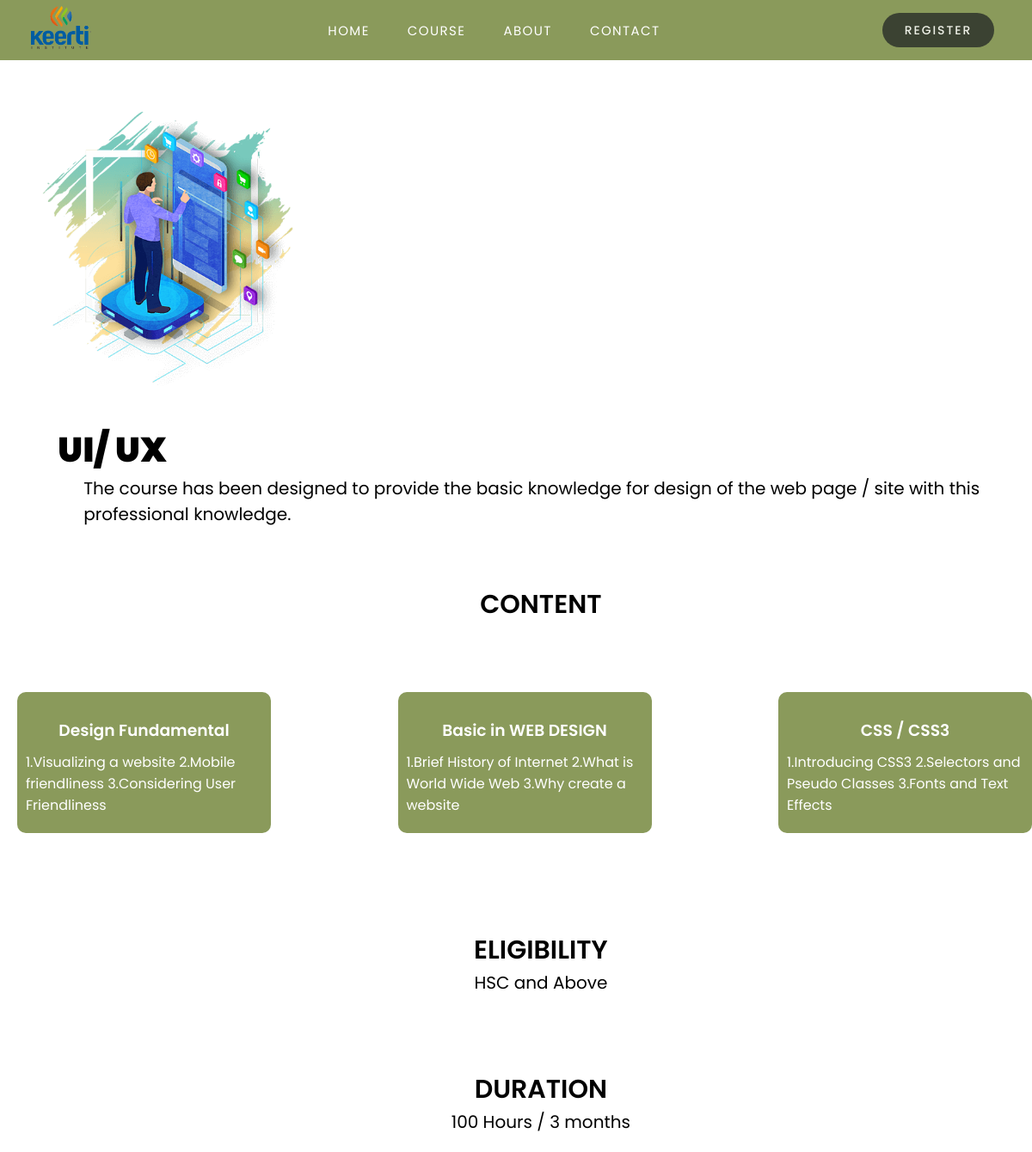
Screenshot of /class/product/4 with the database file from the repository.
### register/models.py (models this page shows)
class Product(models.Model):
    product_id = models.AutoField
    product_name = models.CharField(max_length=50, default="")
    desc = models.CharField(max_length=300, default="")
    product_image = models.ImageField(upload_to="register/images", default="")
    product_contentname1 = models.CharField(max_length=50, blank=True)
    product_content1 = models.TextField(max_length=300, blank=True)
    product_contentname2 = models.CharField(max_length=50, blank=True)
    product_content2 = models.TextField(max_length=300, blank=True)
    product_contentname3 = models.CharField(max_length=50, blank=True)
    product_content3 = models.TextField(max_length=300, blank=True)
    product_duration = models.CharField(max_length=50, default="")
    product_info = models.CharField(max_length=100, blank=True)
    def __str__(self):
        return self.product_name

### register/views.py (the view)
# urls.py: path("product/<int:id>", views.product, name="product")
def product(request, id):
    product = Product.objects.filter(id=id)
    print(product)
    return render(request, 'register/product.html', {'product': product[0]})

### register/templates/register/product.html (shortened to what this page needs)
<!DOCTYPE html>
<html lang="en">
<head>
       {% load static %}
</head>
<body>
    {% load static %}
    <header class="navbar">
        <a href="/class/"><img src="{%static 'register/KC.png' %}"></a>
        <div class="navmenu" id="navlink">
            <span>
                <a href="/class/">HOME</a>
            </span>
            <span>
                <a href=''>COURSE</a>
            </span>
            <span>
                <a href=''>ABOUT</a>
            </span>
            <span>
                <a href=''>CONTACT</a>
            </span>
        </div>
        <div class="navregister">
           <a href='/class/register' methods="post">{%csrf_token%}
              REGISTER
           </a>
        </div>
    </header>
    <section class="container">
        <img src="/media/{{product.product_image}}">
        <div class="excel-info">
            <h1>{{product.product_name}}</h1>
            <p>{{product.desc}}</p>
        </div>
        <div class="content-info">
            <h2>CONTENT</h2>
        </div>
        <div class="rows">
            <div class="cols-row">
                <h3>{{product.product_contentname1}}</h3>
                <p>
                  {{product.product_content1}}
                </p>
            </div>
            <div class="cols-row">
                <h3>{{product.product_contentname2}}</h3>
                <p>
                   {{product.product_content2}}
                </p>
            </div>
            <div class="cols-row">
                <h3>{{product.product_contentname3}}</h3>
                <p>
                    {{product.product_content3}}
                </p>
            </div>
        </div>
        <div class="content-info">
            <h2>ELIGIBILITY</h2>
            <p>{{product.product_info}}</p>
        </div>
        <div class="content-info">
            <h2>DURATION</h2>
            <p>{{product.product_duration}}</p>
        </div>
    </section>
</body>
</html>

### rows the page displays
Product: product_image (picture), product_name "UI/ UX", desc "The course has been designed to provide the basic knowledge for design of the web page / site with this professional knowledge.", product_contentname1 "Design Fundamental", product_content1 "1.Visualizing a website 2.Mobile friendliness 3.Considering User Friendliness", product_contentname2 "Basic in WEB DESIGN", product_content2 "1.Brief History of Internet 2.What is World Wide Web 3.Why create a website", product_contentname3 "CSS / CSS3", product_content3 "1.Introducing CSS3 2.Selectors and Pseudo Classes 3.Fonts and Text Effects", product_info "HSC and Above", product_duration "100 Hours / 3 months"
